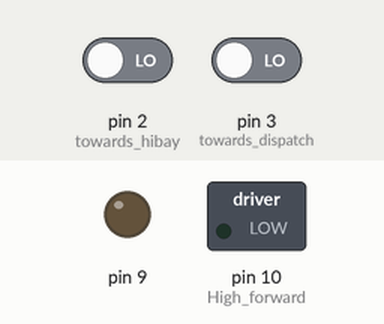
The sketch below on a simulated Arduino Mega 2560, built with avr-gcc and run on an emulated ATmega2560. Shown: switched loads named in the sketch (green lamp = pin HIGH), output pins drawn as LEDs (lit = HIGH). The test bench sets the inputs (shaded band); at power-on: pin 2 (towards_hibay) LOW, pin 3 (towards_dispatch) LOW. No radio packets arrive unless stated; what the sketch prints to the serial monitor is not drawn.

Above: at 1.2 s.
1.3 s: pin 2 (towards_hibay) driven HIGH
At 2.1 s:
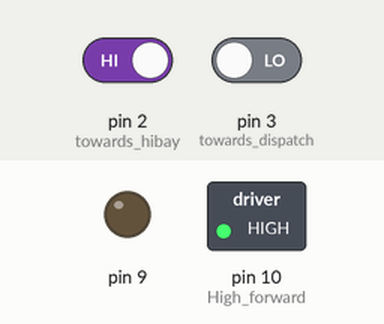
2.8 s: pin 3 (towards_dispatch) driven HIGH
At 3.7 s:
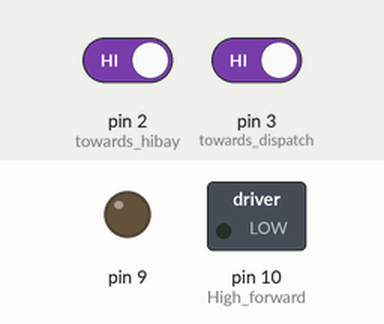
Timing chart, 0 to 5.8 s (numbered marks = the images above; inputs shaded):
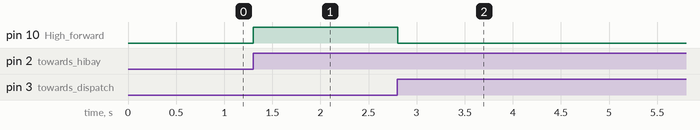

The sketch:

dispatch_conveyor_1.ino
```cpp
#include <nRF24L01.h>
#include <RF24.h>
#include <RF24_config.h>
#include <SPI.h>
RF24 radio(7, 8);

const byte txAddr[6] = "11800";
const byte rxAddr[6] = "11801";
const char text[] = "Hi";
char rxText = 'f';

/*
 * NRF Connections with Arduino Mega:
 * CE - 7
 * CSN - 8
 * M1/MISO - 50
 * M0/MOSI - 51
 * SCK - 52
 */

int state = 0;
uint8_t txMessage;
uint8_t rxMessage;
bool correctMessage;

void setup(){
  pinMode(2,INPUT);
  radio.begin();
  Serial.begin(9600);
  radio.setRetries(15, 15);
  radio.setPALevel(RF24_PA_MIN);
  radio.openReadingPipe(1, txAddr);
  radio.openWritingPipe(rxAddr);
  radio.stopListening();

  pinMode(9, OUTPUT);
  pinMode(10, OUTPUT); //High forward

  pinMode(2, INPUT);  //towards hibay
  pinMode(3, INPUT);  //towards dispatch

}
void loop(){

  bool startingSensor = digitalRead(2);
  bool endingSensor = digitalRead(3);


  if(startingSensor && state == 0) {
    state = 1;
  }
  else if(endingSensor && state == 1) {
    state = 2;
  }
  Serial.println(state);
  switch(state) {
    case 0:
      digitalWrite(9, LOW);
      digitalWrite(10, LOW);
      break;
    case 1:
      digitalWrite(9, LOW);
      digitalWrite(10, HIGH);
      break;
    case 2:
      digitalWrite(9, LOW);
      digitalWrite(10, LOW);

      radio.stopListening();
      txMessage = 0xaa;
      bool sent = false;
      while(!sent) {
        sent = radio.write(&txMessage, sizeof(txMessage));
      }
      Serial.println("Sent 0xaa");
      state = 3;
      break;
    case 3:
      correctMessage = false;
      radio.startListening();
      while(!correctMessage) {
        Serial.println("Checking for messages");
        while (!radio.available());
        radio.read(&rxMessage, sizeof(rxMessage));
        Serial.print("Received ");
        Serial.println(rxMessage);
        radio.stopListening();
        if(rxMessage == 0xff) {
          correctMessage = true;
          digitalWrite(9, LOW);
          digitalWrite(10, HIGH);
          state = 4;
          radio.stopListening();
          txMessage = 0x11;
          bool sent = false;
          while(!sent) {
            Serial.println("Trying to send 0x11");
            sent = radio.write(&txMessage, sizeof(txMessage));
          }
          Serial.println("Sent 0x11");
          radio.startListening();
          }
      }
      Serial.println(correctMessage);
      break;
    case 4:
      correctMessage = false;
//      uint8_t rxMessage2;
      while(!correctMessage) {
        while (!radio.available());
        radio.read(&rxMessage, sizeof(rxMessage));
        Serial.print("Received ");
        Serial.println(rxMessage);
        radio.stopListening();
        if(rxMessage == 0xaf) {
          correctMessage = true;
          digitalWrite(9, LOW);
          digitalWrite(10, LOW);
          state = 0;
        }
      }
  }

//    bool sent = false;
//    if(digitalRead(2)) {
//      sent = radio.write(&text,sizeof(text));
//      if(sent) {
//        //motor start
//        Serial.println("Motor Start");
//        radio.startListening();
//        while(!radio.available());
//        //motor stop
//        radio.read(&rxText, sizeof(rxText));
//
//        if(!strcmp(rxText, 'A'))
//        Serial.println("Motor A Stop");
//        else if(!strcmp(rxText, 'B'))
//        Serial.println("Motor B Stop");
//        else if(!strcmp(rxText, 'C'))
//        Serial.println("Motor C Stop");
//        else
//        Serial.println("Error");
//      }
//    }

//    if(radio.available()) {
//      radio.stopListening();
//      Serial.println("Transmitted");
//    }
}
```

Measured:
- after the input at 1.3 s, pin 10 (High_forward): LOW → HIGH at once
- after the input at 2.8 s, pin 10 (High_forward): HIGH → LOW at once
